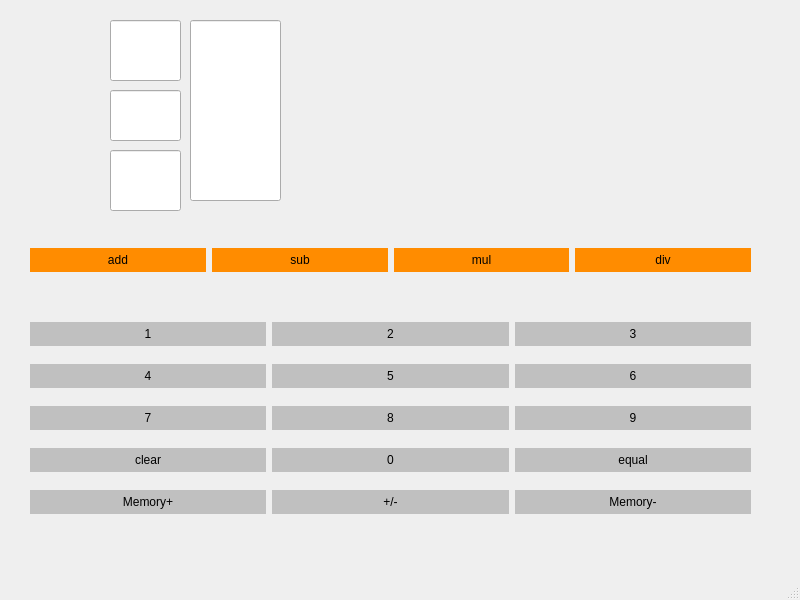
<?xml version="1.0" encoding="UTF-8"?>
<ui version="4.0">
 <class>calci</class>
 <widget class="QMainWindow" name="calci">
  <property name="geometry">
   <rect>
    <x>0</x>
    <y>0</y>
    <width>800</width>
    <height>600</height>
   </rect>
  </property>
  <property name="windowTitle">
   <string>calci</string>
  </property>
  <widget class="QWidget" name="centralwidget">
   <widget class="QLineEdit" name="display">
    <property name="geometry">
     <rect>
      <x>110</x>
      <y>150</y>
      <width>71</width>
      <height>61</height>
     </rect>
    </property>
   </widget>
   <widget class="QWidget" name="horizontalLayoutWidget">
    <property name="geometry">
     <rect>
      <x>30</x>
      <y>220</y>
      <width>721</width>
      <height>80</height>
     </rect>
    </property>
    <layout class="QHBoxLayout" name="horizontalLayout">
     <item>
      <widget class="QPushButton" name="add">
       <property name="styleSheet">
        <string notr="true">QPushButton{
background-color: #FF8C00;
border: 1px solidgray;
padding :5px
}

QPushButtonpressed{
background-color: #A9A9A9;
border: 1px solidgray;
padding :5px
}</string>
       </property>
       <property name="text">
        <string>add</string>
       </property>
      </widget>
     </item>
     <item>
      <widget class="QPushButton" name="subtract">
       <property name="styleSheet">
        <string notr="true">QPushButton{
background-color: #FF8C00;
border: 1px solidgray;
padding :5px
}

QPushButtonpressed{
background-color: #A9A9A9;
border: 1px solidgray;
padding :5px
}</string>
       </property>
       <property name="text">
        <string>sub</string>
       </property>
      </widget>
     </item>
     <item>
      <widget class="QPushButton" name="multiply">
       <property name="styleSheet">
        <string notr="true">QPushButton{
background-color: #FF8C00;
border: 1px solidgray;
padding :5px
}

QPushButtonpressed{
background-color: #A9A9A9;
border: 1px solidgray;
padding :5px
}</string>
       </property>
       <property name="text">
        <string>mul</string>
       </property>
      </widget>
     </item>
     <item>
      <widget class="QPushButton" name="divide">
       <property name="styleSheet">
        <string notr="true">QPushButton{
background-color: #FF8C00;
border: 1px solidgray;
padding :5px
}

QPushButtonpressed{
background-color: #A9A9A9;
border: 1px solidgray;
padding :5px
}</string>
       </property>
       <property name="text">
        <string>div</string>
       </property>
      </widget>
     </item>
    </layout>
   </widget>
   <widget class="QWidget" name="gridLayoutWidget">
    <property name="geometry">
     <rect>
      <x>30</x>
      <y>310</y>
      <width>721</width>
      <height>217</height>
     </rect>
    </property>
    <property name="styleSheet">
     <string notr="true">QPushButton{
background-color: #C0C0C0;
border: 1px solidgray;
padding :5px
}

QPushButtonpressed{
background-color: #A9A9A9;
border: 1px solidgray;
padding :5px
}</string>
    </property>
    <layout class="QGridLayout" name="gridLayout">
     <item row="5" column="1">
      <widget class="QPushButton" name="memory">
       <property name="styleSheet">
        <string notr="true">QPushButton{
background-color: #C0C0C0;
border: 1px solidgray;
padding :5px
}

QPushButtonpressed{
background-color: #A9A9A9;
border: 1px solidgray;
padding :5px
}</string>
       </property>
       <property name="text">
        <string>+/-</string>
       </property>
      </widget>
     </item>
     <item row="1" column="2">
      <widget class="QPushButton" name="button6">
       <property name="styleSheet">
        <string notr="true">QPushButton{
background-color: #C0C0C0;
border: 1px solidgray;
padding :5px
}

QPushButtonpressed{
background-color: #A9A9A9;
border: 1px solidgray;
padding :5px
}</string>
       </property>
       <property name="text">
        <string>6</string>
       </property>
      </widget>
     </item>
     <item row="2" column="2">
      <widget class="QPushButton" name="button9">
       <property name="styleSheet">
        <string notr="true">QPushButton{
background-color: #C0C0C0;
border: 1px solidgray;
padding :5px
}

QPushButtonpressed{
background-color: #A9A9A9;
border: 1px solidgray;
padding :5px
}</string>
       </property>
       <property name="text">
        <string>9</string>
       </property>
      </widget>
     </item>
     <item row="1" column="1">
      <widget class="QPushButton" name="button5">
       <property name="styleSheet">
        <string notr="true">QPushButton{
background-color: #C0C0C0;
border: 1px solidgray;
padding :5px
}

QPushButtonpressed{
background-color: #A9A9A9;
border: 1px solidgray;
padding :5px
}</string>
       </property>
       <property name="text">
        <string>5</string>
       </property>
      </widget>
     </item>
     <item row="4" column="2">
      <widget class="QPushButton" name="equal">
       <property name="styleSheet">
        <string notr="true">QPushButton{
background-color: #C0C0C0;
border: 1px solidgray;
padding :5px
}

QPushButtonpressed{
background-color: #A9A9A9;
border: 1px solidgray;
padding :5px
}</string>
       </property>
       <property name="text">
        <string>equal</string>
       </property>
      </widget>
     </item>
     <item row="0" column="0">
      <widget class="QPushButton" name="button1">
       <property name="styleSheet">
        <string notr="true">QPushButton{
background-color: #C0C0C0;
border: 1px solidgray;
padding :5px
}

QPushButtonpressed{
background-color: #A9A9A9;
border: 1px solidgray;
padding :5px
}</string>
       </property>
       <property name="text">
        <string>1</string>
       </property>
      </widget>
     </item>
     <item row="2" column="0">
      <widget class="QPushButton" name="button7">
       <property name="styleSheet">
        <string notr="true">QPushButton{
background-color: #C0C0C0;
border: 1px solidgray;
padding :5px
}

QPushButtonpressed{
background-color: #A9A9A9;
border: 1px solidgray;
padding :5px
}</string>
       </property>
       <property name="text">
        <string>7</string>
       </property>
      </widget>
     </item>
     <item row="0" column="1">
      <widget class="QPushButton" name="button2">
       <property name="styleSheet">
        <string notr="true">QPushButton{
background-color: #C0C0C0;
border: 1px solidgray;
padding :5px
}

QPushButtonpressed{
background-color: #A9A9A9;
border: 1px solidgray;
padding :5px
}</string>
       </property>
       <property name="text">
        <string>2</string>
       </property>
      </widget>
     </item>
     <item row="5" column="0">
      <widget class="QPushButton" name="memoryplus">
       <property name="styleSheet">
        <string notr="true">QPushButton{
background-color: #C0C0C0;
border: 1px solidgray;
padding :5px
}

QPushButtonpressed{
background-color: #A9A9A9;
border: 1px solidgray;
padding :5px
}</string>
       </property>
       <property name="text">
        <string>Memory+</string>
       </property>
      </widget>
     </item>
     <item row="5" column="2">
      <widget class="QPushButton" name="memoryminus">
       <property name="styleSheet">
        <string notr="true">QPushButton{
background-color: #C0C0C0;
border: 1px solidgray;
padding :5px
}

QPushButtonpressed{
background-color: #A9A9A9;
border: 1px solidgray;
padding :5px
}</string>
       </property>
       <property name="text">
        <string>Memory-</string>
       </property>
      </widget>
     </item>
     <item row="4" column="1">
      <widget class="QPushButton" name="button0">
       <property name="styleSheet">
        <string notr="true">QPushButton{
background-color: #C0C0C0;
border: 1px solidgray;
padding :5px
}

QPushButtonpressed{
background-color: #A9A9A9;
border: 1px solidgray;
padding :5px
}</string>
       </property>
       <property name="text">
        <string>0</string>
       </property>
      </widget>
     </item>
     <item row="0" column="2">
      <widget class="QPushButton" name="button3">
       <property name="styleSheet">
        <string notr="true">QPushButton{
background-color: #C0C0C0;
border: 1px solidgray;
padding :5px
}

QPushButtonpressed{
background-color: #A9A9A9;
border: 1px solidgray;
padding :5px
}</string>
       </property>
       <property name="text">
        <string>3</string>
       </property>
      </widget>
     </item>
     <item row="1" column="0">
      <widget class="QPushButton" name="button4">
       <property name="styleSheet">
        <string notr="true">QPushButton{
background-color: #C0C0C0;
border: 1px solidgray;
padding :5px
}

QPushButtonpressed{
background-color: #A9A9A9;
border: 1px solidgray;
padding :5px
}</string>
       </property>
       <property name="text">
        <string>4</string>
       </property>
      </widget>
     </item>
     <item row="4" column="0">
      <widget class="QPushButton" name="clear">
       <property name="styleSheet">
        <string notr="true">QPushButton{
background-color: #C0C0C0;
border: 1px solidgray;
padding :5px
}

QPushButtonpressed{
background-color: #A9A9A9;
border: 1px solidgray;
padding :5px
}</string>
       </property>
       <property name="text">
        <string>clear</string>
       </property>
      </widget>
     </item>
     <item row="2" column="1">
      <widget class="QPushButton" name="button8">
       <property name="styleSheet">
        <string notr="true">QPushButton{
background-color: #C0C0C0;
border: 1px solidgray;
padding :5px
}

QPushButtonpressed{
background-color: #A9A9A9;
border: 1px solidgray;
padding :5px
}</string>
       </property>
       <property name="text">
        <string>8</string>
       </property>
      </widget>
     </item>
    </layout>
   </widget>
   <widget class="QLineEdit" name="display2">
    <property name="geometry">
     <rect>
      <x>110</x>
      <y>90</y>
      <width>71</width>
      <height>51</height>
     </rect>
    </property>
   </widget>
   <widget class="QLineEdit" name="display3">
    <property name="geometry">
     <rect>
      <x>110</x>
      <y>20</y>
      <width>71</width>
      <height>61</height>
     </rect>
    </property>
   </widget>
   <widget class="QLineEdit" name="display4">
    <property name="geometry">
     <rect>
      <x>190</x>
      <y>20</y>
      <width>91</width>
      <height>181</height>
     </rect>
    </property>
   </widget>
  </widget>
  <widget class="QMenuBar" name="menubar">
   <property name="geometry">
    <rect>
     <x>0</x>
     <y>0</y>
     <width>800</width>
     <height>26</height>
    </rect>
   </property>
  </widget>
  <widget class="QStatusBar" name="statusbar"/>
 </widget>
 <resources/>
 <connections/>
</ui>
